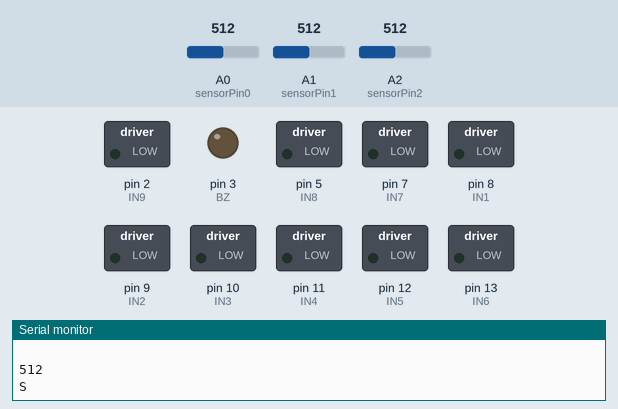
Recording of a sketch running on a simulated Arduino Nano, built with avr-gcc and run on an emulated ATmega328P. Parts: switched loads named in the sketch (green lamp = pin HIGH), output pins drawn as LEDs (lit = HIGH), the last lines printed to the serial monitor. Inputs (shaded band) come from the test bench; at power-on: A1 (sensorPin1) = 512, A0 (sensorPin0) = 512, A2 (sensorPin2) = 512.

Above: at 1.2 s.
1.3 s: A1 (sensorPin1) set to 716
At 1.7 s:
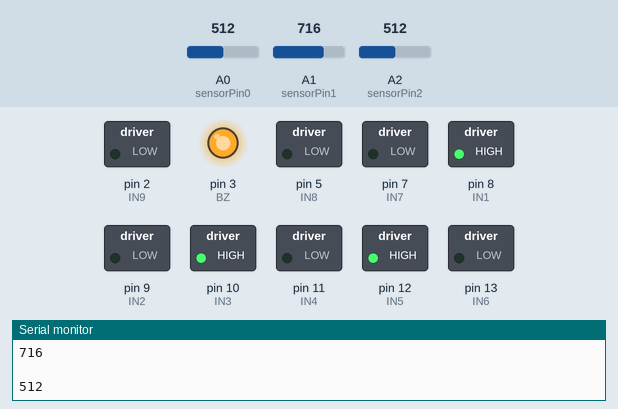
2.8 s: A0 (sensorPin0) set to 493
At 3.7 s:
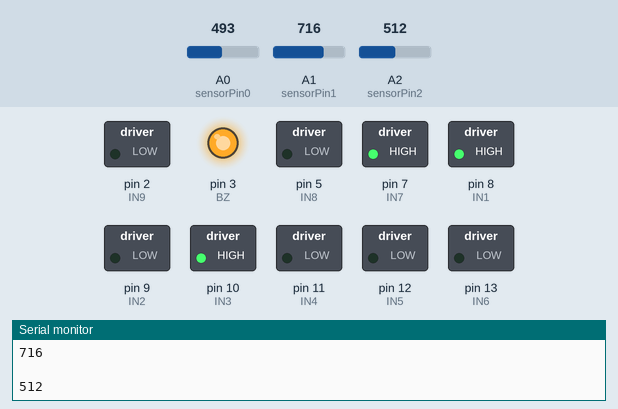
4.4 s: A1 (sensorPin1) set to 306
At 5.5 s:
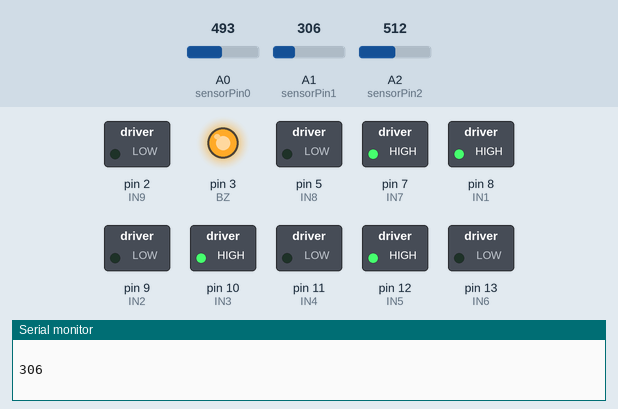
6.0 s: A1 (sensorPin1) set to 30
At 7.3 s:
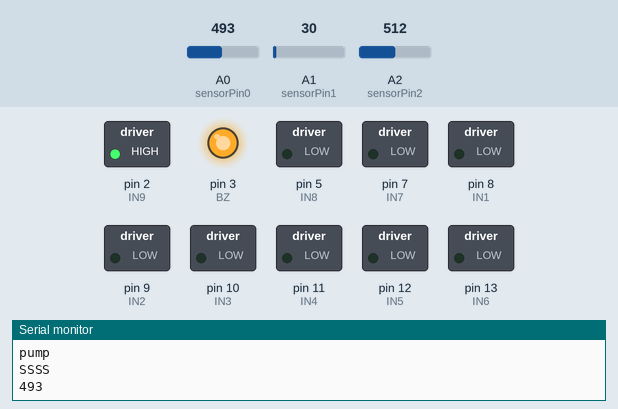
7.6 s: A1 (sensorPin1) set to 36
9.1 s: A1 (sensorPin1) set to 44
At 9.9 s:
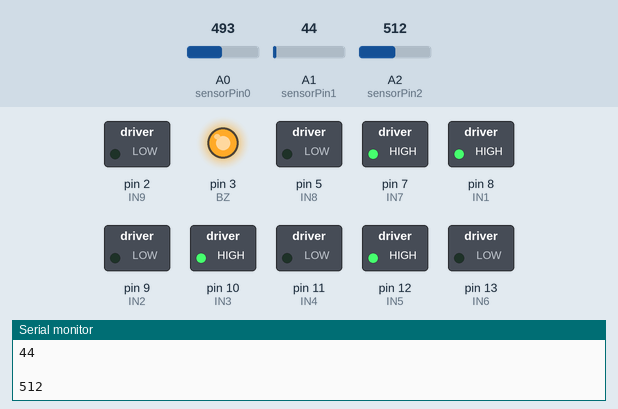
Timing chart, 0 to 11.6 s (numbered marks = the images above; inputs shaded):
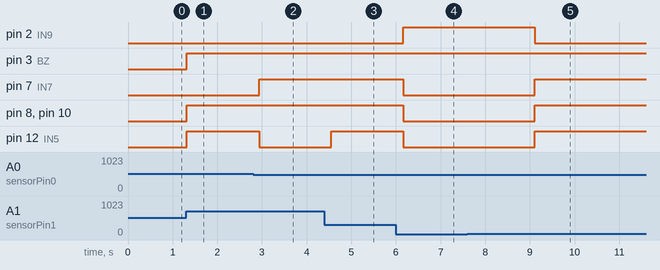

Measured:
- the behaviour switches between 512 and 511 on A0 (sensorPin0) (found by bisection; images 1 and 2)
- the behaviour switches between 40 and 41 on A1 (sensorPin1) (found by bisection; images 4 and 5)
- after the input at 1.3 s, pin 3 (BZ), pin 8 (IN1), pin 10 (IN3), pin 12 (IN5): LOW → HIGH at once
- after the input at 2.8 s, pin 7 (IN7): LOW → HIGH after 0.14 s; pin 12 (IN5): HIGH → LOW after 0.14 s
- after the input at 4.4 s, pin 12 (IN5): LOW → HIGH after 0.15 s
- after the input at 6.0 s, pin 2 (IN9): LOW → HIGH after 0.17 s; pin 7 (IN7), pin 8 (IN1), pin 10 (IN3), pin 12 (IN5): HIGH → LOW after 0.17 s
- after the input at 9.1 s, pin 2 (IN9): HIGH → LOW at once; pin 7 (IN7), pin 8 (IN1), pin 10 (IN3), pin 12 (IN5): LOW → HIGH at once

The sketch:

Test_27-4.ino
```cpp
  /*
   * The code for Ante Fire Robot ^_^
   * The Code Writen by :
   *  Ahmed Fadel (Team Work Leader) you can follow me on Facebook from here
   *  www.fb.com/medofadel48
   *
   *  { Under Support X-Team © }
   *
   *   this code prepared to make Robot Move Back The Fire and make Alarm  Until it be more Close , it will Stop And Put out Fire
   *
   *  component
   *  0- Arduino ONU or Nano
   *  1- Robot 4x Wheel
   *  2- 2x daul H-bridge
   *  3- 3x Flame Sensor
   *  4- puzzer
   *  5- Relay
   *  6- Motor pump
   *
   *
   *  Method
   *  conect Degital pin (5,7,8,9,10,11,12,13,7) on Arduino to H-bridge ( or Any  DC Motor Driver)
   *  conect Degital pin (2) on Arduino to Relay
   *  conect Motor pum to Relay And 12V DC
   *  conect Left  Flame Sensor to Analog Pin (A0)
   *  conect Front Flame Sensor to Analog Pin (A1)
   *  conect Righr Flame Sensor to Analog Pin (A2)
   *  conect Buzzer to Degital pin (3) on Arduino
   *
   *  We Sorry For Any Error on Write up
   */


  // Motor Pin
int IN1=8;              // input 1 for motor 1
int IN2=9 ;            // input 2 for motor 1
int IN3=10;           // input 1 for motor 2
int IN4=11;          // input 2 for motor 2

int IN5=12;         // input 1 for motor 3
int IN6=13;        // input 2 for motor 3
int IN7=7 ;       // input 1 for motor 4
int IN8=5 ;      // input 1 for motor 4
   //        -------------
int IN9=2;      // OUTPUT for Relay ( Motor pump )
int BZ=3;       //  out put for puzzer
   //        -------------
  // Sensor Analog Pin
int sensorPin0 = A0;  // Flame Sensor0 pin  (Left Flame)
int sensorValue0 = 0; // Flame Sensor0 Value
int sensorPin1 = A1;  // Flame Sensor1 pin  (Front Flame)
int sensorValue1 = 0; // Flame Sensor1 Value
int sensorPin2 = A2;  // Flame Sensor2 pin  (Right Flame)
int sensorValue2 = 0; // Flame Sensor2 Value
  // -----------------------------------------


void setup(){

  pinMode (IN1,OUTPUT);
  pinMode (IN2,OUTPUT);
  pinMode (IN3,OUTPUT);
  pinMode (IN4,OUTPUT);
  pinMode (IN5,OUTPUT);
  pinMode (IN6,OUTPUT);
  pinMode (IN7,OUTPUT);
  pinMode (IN8,OUTPUT);
  pinMode (IN9,OUTPUT);
  pinMode (BZ,OUTPUT);

  Serial.begin(9600);  //To Test on Serial Monitor


}

  // ------------------------------------------


    //robot Move Forward function
  void forward ()
{
  digitalWrite (IN1,HIGH);
  digitalWrite (IN2,LOW);
  digitalWrite (IN3,HIGH);
  digitalWrite (IN4,LOW);
  digitalWrite (IN5,HIGH);
  digitalWrite (IN6,LOW);
  digitalWrite (IN7,HIGH);
  digitalWrite (IN8,LOW);

}

  //robot Move Right function
  void right()
{
  digitalWrite (IN1,HIGH);
  digitalWrite (IN2,LOW);
  digitalWrite (IN3,HIGH);
  digitalWrite (IN4,LOW);
  digitalWrite (IN5,HIGH);
  digitalWrite (IN6,LOW);
  digitalWrite (IN7,LOW);
  digitalWrite (IN8,LOW);

}

  //robot Move Left function
  void left()
{
  digitalWrite(IN1,HIGH);
  digitalWrite(IN2,LOW);
  digitalWrite(IN3,HIGH);
  digitalWrite(IN4,LOW);
  digitalWrite(IN5,LOW);
  digitalWrite(IN6,LOW);
  digitalWrite(IN7,HIGH);
  digitalWrite(IN8,LOW);

}

  //robot move back function
  void back()
{
  digitalWrite(IN1,LOW);
  digitalWrite(IN2,HIGH);
  digitalWrite(IN3,LOW);
  digitalWrite(IN4,HIGH);
  digitalWrite(IN5,LOW);
  digitalWrite(IN6,HIGH);
  digitalWrite(IN7,LOW);
  digitalWrite(IN8,HIGH);

}

  //robot Stop function
  void stoop(){
  digitalWrite(IN1,LOW);
  digitalWrite(IN2,LOW);
  digitalWrite(IN3,LOW);
  digitalWrite(IN4,LOW);
  digitalWrite(IN5,LOW);
  digitalWrite(IN6,LOW);
  digitalWrite(IN7,LOW);
  digitalWrite(IN8,LOW);

}

  // to Move Back Fire
  void flam(){

   if (analogRead(sensorPin0)<analogRead(sensorPin1) && analogRead(sensorPin0)<analogRead(sensorPin2) && analogRead(sensorPin0)<800 )
{
  left ();
  digitalWrite(BZ,HIGH);
 // Serial.println("L"); // for test without conect Motor

}

else if (analogRead(sensorPin1)<analogRead(sensorPin0) &&analogRead(sensorPin1)<analogRead(sensorPin2) && analogRead(sensorPin1)<800)
{
  forward ();
  digitalWrite(BZ,HIGH);
 Serial.println("F");  // for test without conect Motor

}

else if (analogRead(sensorPin2)<analogRead(sensorPin1) &&sensorValue2<analogRead(sensorPin0) && analogRead(sensorPin2)<800)
{
  right ();
  digitalWrite(BZ,HIGH);
 Serial.println("R");  // for test without conect Motor

}
else
{
  // if there no fire he will stop
  stoop();
 Serial.println("S");  // for test without conect Motor
}

}

  // --------------------------------------------------------------


void loop(){

  Serial.println(analogRead(sensorPin0));
  Serial.println("              ");
  Serial.println(analogRead(sensorPin1));
  Serial.println("             ");
  Serial.println(analogRead(sensorPin2));

  delay(100);


/// if Detict Fire

if ( analogRead(sensorPin2)<800 || analogRead(sensorPin1)<800 || analogRead(sensorPin0)<800 ){
  ///send email


/// Turn of Power


}


  if ( analogRead(sensorPin1) <=40 ) {
    // if robot more close he will stop and put out the Fire

  //pump Action
  digitalWrite(IN9,HIGH);
  Serial.println("pump"); // for test without conect Motor pump
  stoop();
  Serial.println("SSSS");

  }
  else if ( analogRead(sensorPin1)>40 )
  {
   // if the fire far robot will move back Fire

    digitalWrite(IN9,LOW);
    digitalWrite(BZ,LOW);
    flam();
    delay(100);

  }
}
```
